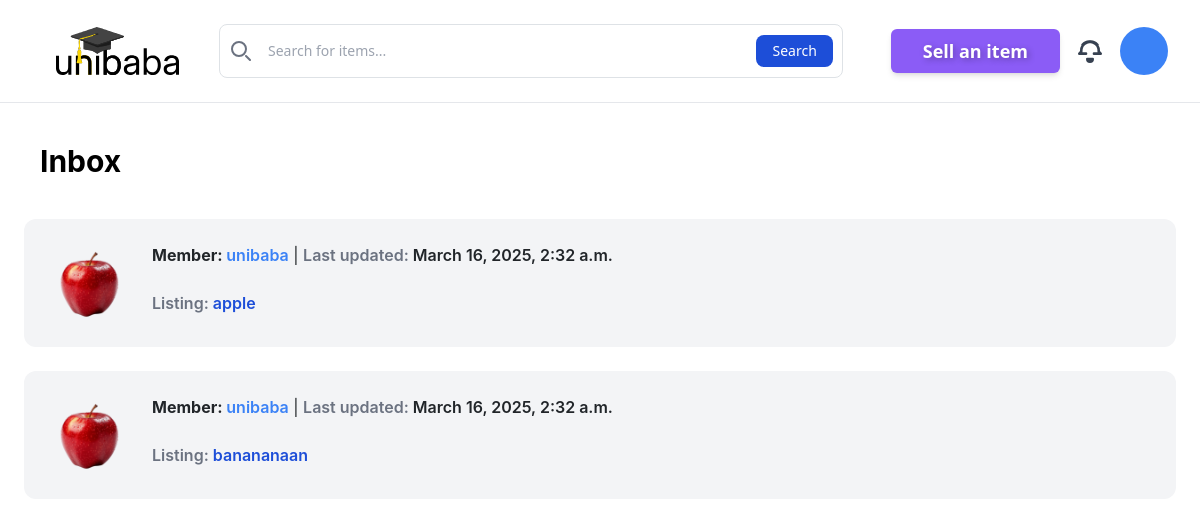
Screenshot of /inbox/ (signed in) with the database file from the repository.
### conversation/models.py (models this page shows)
class Conversation(models.Model):
    item=models.ForeignKey(Item, related_name='conversations',on_delete=models.CASCADE)
    members=models.ManyToManyField(User, related_name='conversations')
    created_at = models.DateTimeField(auto_now_add=True)
    modified_at=models.DateTimeField(auto_now=True)
    class Meta:
        ordering=('-modified_at',)

### item/models.py (models this page shows, shortened)
class Item(models.Model):
    category=models.ForeignKey(Category, related_name='items', on_delete=models.CASCADE)
    name=models.CharField(max_length=255)
    description=models.TextField(blank=False,null=False)
    price=models.FloatField()
    image=models.ImageField(upload_to='item_images',blank=False,null=False)
    is_sold=models.BooleanField(default=False)
    created_by=models.ForeignKey(User, related_name='items', on_delete=models.CASCADE)
    created_at=models.DateTimeField(auto_now_add=True)

### conversation/views.py (the view)
# urls.py: path('',views.inbox, name='inbox'),
@login_required
def inbox(request):
    conversations=Conversation.objects.filter(members__in=[request.user.id])
    return render(request, 'conversation/inbox.html',{
        'conversations':conversations
    })

### conversation/templates/conversation/inbox.html (shortened to what this page needs)
{% extends 'base/templatepage.html' %}
{% block content %}
<h1 class="text-3xl font-bold mb-4 text-black p-3">Inbox</h1>
<div class="space-y-6">
    {% for conversation in conversations %}
        <a href="{% url 'conversation:detail' conversation.id %}">
            <div class="p-6 flex bg-gray-100 rounded-xl hover:bg-gray-200 ">
                <div class="pr-6">
                    <img src="{{ conversation.item.image.url }}" class="w-20 rounded-xl">
                </div>
                <div>
                    {% for member in conversation.members.all %}
                        {% if member != request.user %}
                            <p class="mb-4">
                                <strong>Member: </strong>
                                <a href="{% url 'item:getuserinfo' conversation.item.id%}"class="font-semibold text-blue-500">{{ member.username }}</a> |
                                <span class="font-semibold text-gray-500">Last updated: </span>
                                <span class="font-semibold text-black-600">{{ conversation.modified_at }}</span>
                            </p>
                            <span class="font-semibold text-gray-500">Listing: </span>
                            <span class="font-semibold text-blue-700">{{ conversation.item.name }}</span>
                        {% endif %}
                    {% endfor %}
                </div>
            </div>
        </a>
    {% endfor %}
</div>
{% endblock %}

### rows the page displays
Conversation: item.image (picture), modified_at "March 16, 2025, 2:32 a.m.", item.name "apple"
Conversation: item.image (picture), modified_at "March 16, 2025, 2:32 a.m.", item.name "banananaan"

### other values shown
{{ member.username }} "unibaba"
